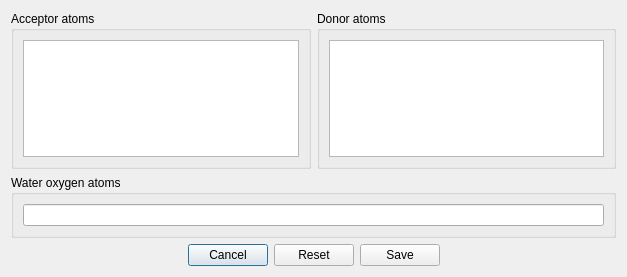
<?xml version="1.0" encoding="UTF-8"?>
<ui version="4.0">
 <class>Dialog</class>
 <widget class="QDialog" name="Dialog">
  <property name="geometry">
   <rect>
    <x>0</x>
    <y>0</y>
    <width>627</width>
    <height>277</height>
   </rect>
  </property>
  <property name="windowTitle">
   <string>Additional Options</string>
  </property>
  <layout class="QVBoxLayout" name="verticalLayout_3">
   <item>
    <layout class="QHBoxLayout" name="horizontalLayout_2">
     <item>
      <widget class="QGroupBox" name="groupBox">
       <property name="title">
        <string>Acceptor atoms</string>
       </property>
       <layout class="QVBoxLayout" name="verticalLayout">
        <item>
         <widget class="QPlainTextEdit" name="plainTextEdit_acceptors"/>
        </item>
       </layout>
      </widget>
     </item>
     <item>
      <widget class="QGroupBox" name="groupBox_2">
       <property name="title">
        <string>Donor atoms</string>
       </property>
       <layout class="QVBoxLayout" name="verticalLayout_2">
        <item>
         <widget class="QPlainTextEdit" name="plainTextEdit_donors"/>
        </item>
       </layout>
      </widget>
     </item>
    </layout>
   </item>
   <item>
    <widget class="QGroupBox" name="groupBox_3">
     <property name="title">
      <string>Water oxygen atoms </string>
     </property>
     <layout class="QHBoxLayout" name="horizontalLayout_3">
      <item>
       <widget class="QLineEdit" name="lineEdit_water"/>
      </item>
     </layout>
    </widget>
   </item>
   <item>
    <layout class="QHBoxLayout" name="horizontalLayout">
     <item>
      <spacer name="horizontalSpacer">
       <property name="orientation">
        <enum>Qt::Horizontal</enum>
       </property>
       <property name="sizeHint" stdset="0">
        <size>
         <width>40</width>
         <height>20</height>
        </size>
       </property>
      </spacer>
     </item>
     <item>
      <widget class="QPushButton" name="pushButton_cancel">
       <property name="text">
        <string>Cancel</string>
       </property>
      </widget>
     </item>
     <item>
      <widget class="QPushButton" name="pushButton_reset">
       <property name="text">
        <string>Reset</string>
       </property>
      </widget>
     </item>
     <item>
      <widget class="QPushButton" name="pushButton_save">
       <property name="text">
        <string>Save</string>
       </property>
      </widget>
     </item>
     <item>
      <spacer name="horizontalSpacer_2">
       <property name="orientation">
        <enum>Qt::Horizontal</enum>
       </property>
       <property name="sizeHint" stdset="0">
        <size>
         <width>40</width>
         <height>20</height>
        </size>
       </property>
      </spacer>
     </item>
    </layout>
   </item>
  </layout>
 </widget>
 <resources/>
 <connections/>
</ui>
